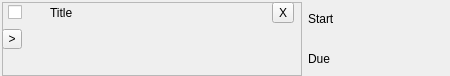
<?xml version="1.0" encoding="UTF-8"?>
<ui version="4.0">
 <class>ItemView</class>
 <widget class="QWidget" name="ItemView">
  <property name="geometry">
   <rect>
    <x>0</x>
    <y>0</y>
    <width>450</width>
    <height>76</height>
   </rect>
  </property>
  <property name="sizePolicy">
   <sizepolicy hsizetype="Fixed" vsizetype="Minimum">
    <horstretch>0</horstretch>
    <verstretch>0</verstretch>
   </sizepolicy>
  </property>
  <property name="minimumSize">
   <size>
    <width>450</width>
    <height>0</height>
   </size>
  </property>
  <property name="maximumSize">
   <size>
    <width>450</width>
    <height>16777215</height>
   </size>
  </property>
  <property name="windowTitle">
   <string>Form</string>
  </property>
  <layout class="QVBoxLayout" name="verticalLayout">
   <property name="leftMargin">
    <number>2</number>
   </property>
   <property name="topMargin">
    <number>2</number>
   </property>
   <property name="rightMargin">
    <number>2</number>
   </property>
   <property name="bottomMargin">
    <number>0</number>
   </property>
   <item>
    <layout class="QVBoxLayout" name="vertLayoutTotal">
     <property name="sizeConstraint">
      <enum>QLayout::SizeConstraint::SetMinimumSize</enum>
     </property>
     <property name="leftMargin">
      <number>0</number>
     </property>
     <property name="topMargin">
      <number>0</number>
     </property>
     <property name="rightMargin">
      <number>0</number>
     </property>
     <property name="bottomMargin">
      <number>0</number>
     </property>
     <item>
      <layout class="QVBoxLayout" name="vertLayoutHeader">
       <item>
        <layout class="QHBoxLayout" name="horiLayoutHeader">
         <item>
          <widget class="QFrame" name="frame">
           <property name="sizePolicy">
            <sizepolicy hsizetype="Fixed" vsizetype="Preferred">
             <horstretch>0</horstretch>
             <verstretch>0</verstretch>
            </sizepolicy>
           </property>
           <property name="minimumSize">
            <size>
             <width>300</width>
             <height>68</height>
            </size>
           </property>
           <property name="maximumSize">
            <size>
             <width>300</width>
             <height>16777215</height>
            </size>
           </property>
           <property name="frameShape">
            <enum>QFrame::Shape::StyledPanel</enum>
           </property>
           <property name="frameShadow">
            <enum>QFrame::Shadow::Raised</enum>
           </property>
           <widget class="QWidget" name="layoutWidget">
            <property name="geometry">
             <rect>
              <x>0</x>
              <y>0</y>
              <width>301</width>
              <height>68</height>
             </rect>
            </property>
            <layout class="QVBoxLayout" name="vertLayoutLeft">
             <property name="sizeConstraint">
              <enum>QLayout::SizeConstraint::SetMaximumSize</enum>
             </property>
             <item>
              <layout class="QHBoxLayout" name="horiLayoutTitle">
               <property name="sizeConstraint">
                <enum>QLayout::SizeConstraint::SetMaximumSize</enum>
               </property>
               <item>
                <widget class="QCheckBox" name="checkBox">
                 <property name="enabled">
                  <bool>true</bool>
                 </property>
                 <property name="minimumSize">
                  <size>
                   <width>20</width>
                   <height>20</height>
                  </size>
                 </property>
                 <property name="maximumSize">
                  <size>
                   <width>30</width>
                   <height>20</height>
                  </size>
                 </property>
                 <property name="text">
                  <string/>
                 </property>
                </widget>
               </item>
               <item>
                <widget class="QLabel" name="txtTitle">
                 <property name="sizePolicy">
                  <sizepolicy hsizetype="Fixed" vsizetype="Preferred">
                   <horstretch>0</horstretch>
                   <verstretch>0</verstretch>
                  </sizepolicy>
                 </property>
                 <property name="minimumSize">
                  <size>
                   <width>210</width>
                   <height>0</height>
                  </size>
                 </property>
                 <property name="text">
                  <string>Title</string>
                 </property>
                </widget>
               </item>
               <item>
                <widget class="QToolButton" name="deleteButton">
                 <property name="text">
                  <string>X</string>
                 </property>
                </widget>
               </item>
               <item>
                <spacer name="horizontalSpacer_2">
                 <property name="orientation">
                  <enum>Qt::Orientation::Horizontal</enum>
                 </property>
                 <property name="sizeType">
                  <enum>QSizePolicy::Policy::Fixed</enum>
                 </property>
                 <property name="sizeHint" stdset="0">
                  <size>
                   <width>1</width>
                   <height>20</height>
                  </size>
                 </property>
                </spacer>
               </item>
              </layout>
             </item>
             <item>
              <layout class="QHBoxLayout" name="horiLayoutTags">
               <item>
                <widget class="QToolButton" name="toolButton_2">
                 <property name="maximumSize">
                  <size>
                   <width>20</width>
                   <height>20</height>
                  </size>
                 </property>
                 <property name="text">
                  <string>&gt;</string>
                 </property>
                </widget>
               </item>
               <item>
                <layout class="QHBoxLayout" name="horiLayoutTLabels"/>
               </item>
               <item>
                <spacer name="horizontalSpacer">
                 <property name="orientation">
                  <enum>Qt::Orientation::Horizontal</enum>
                 </property>
                 <property name="sizeHint" stdset="0">
                  <size>
                   <width>40</width>
                   <height>20</height>
                  </size>
                 </property>
                </spacer>
               </item>
              </layout>
             </item>
            </layout>
           </widget>
          </widget>
         </item>
         <item>
          <layout class="QVBoxLayout" name="vertLayoutDates">
           <property name="sizeConstraint">
            <enum>QLayout::SizeConstraint::SetMaximumSize</enum>
           </property>
           <property name="leftMargin">
            <number>0</number>
           </property>
           <item>
            <widget class="QLabel" name="txtStart">
             <property name="text">
              <string>Start</string>
             </property>
            </widget>
           </item>
           <item>
            <widget class="QLabel" name="txtDue">
             <property name="text">
              <string>Due</string>
             </property>
            </widget>
           </item>
          </layout>
         </item>
        </layout>
       </item>
      </layout>
     </item>
    </layout>
   </item>
  </layout>
 </widget>
 <resources/>
 <connections/>
</ui>
